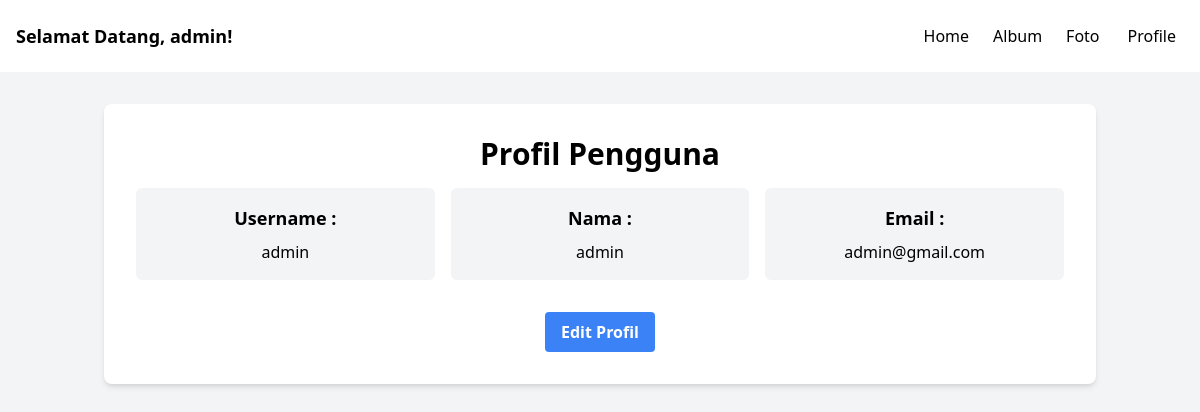
The page /profile.php (signed in) on the database its author committed.
### tables this page shows
CREATE TABLE `users` (
  `user_id` int(11) NOT NULL,
  `name` varchar(50) NOT NULL,
  `password` varchar(255) NOT NULL,
  `username` varchar(50) NOT NULL,
  `email` varchar(100) NOT NULL,
  `created_at` timestamp NOT NULL DEFAULT current_timestamp() ON UPDATE current_timestamp(),
  `access_level` enum('user','admin') DEFAULT 'user'
);

### profile.php (the view, shortened to what this page needs)
<?php
require_once('koneksi.php');
$user_id = $_SESSION['username'];
$query_users = "SELECT * FROM users where username='$user_id'";
$result_users = mysqli_query($conn, $query_users);
$jumlah = mysqli_num_rows($result_users);
$row = mysqli_fetch_assoc($result_users);
?>
<!DOCTYPE html>
<html lang="en">
<head>
    <link href="https://cdn.jsdelivr.net/npm/tailwindcss@2.2.19/dist/tailwind.min.css" rel="stylesheet">
</head>
<body class="bg-gray-100">
    <?php include 'navbar_user.php'; ?>
    <div class="container mx-auto mt-8 px-4">
        <div class="bg-white rounded-lg shadow-md p-8">
            <h3 class="text-3xl font-semibold mb-4 text-center">Profil Pengguna</h3>
            <?php if ($jumlah >= 1) : ?>
                <div class="grid grid-cols-1 md:grid-cols-3 gap-4">
                    <div class="bg-gray-100 rounded-md p-4">
                        <p class="text-lg font-semibold mb-2 text-center">Username   :</p>
                        <p class="text-base text-center"><?php echo $row['username']; ?></p>
                    </div>
                    <div class="bg-gray-100 rounded-md p-4">
                        <p class="text-lg font-semibold mb-2 text-center">Nama   :</p>
                        <p class="text-base text-center"><?php echo $row['name']; ?></p>
                    </div>
                    <div class="bg-gray-100 rounded-md p-4">
                        <p class="text-lg font-semibold mb-2 text-center">Email   :</p>
                        <p class="text-base text-center"><?php echo $row['email']; ?></p>
                    </div>
                </div>
                <div class="flex justify-center mt-8">
                    <a href="edit_profile.php" class="bg-blue-500 hover:bg-blue-700 text-white font-bold py-2 px-4 rounded">Edit Profil</a>
                </div>
            <?php else : ?>
                <p class="text-lg text-center mt-8">Profil tidak ditemukan.</p>
            <?php endif; ?>
        </div>
    </div>
</body>
</html>

### rows shown on the page
users: username "admin", name "admin", email "admin@gmail.com"

### other values the page prints
$_SESSION['username'] "admin"
